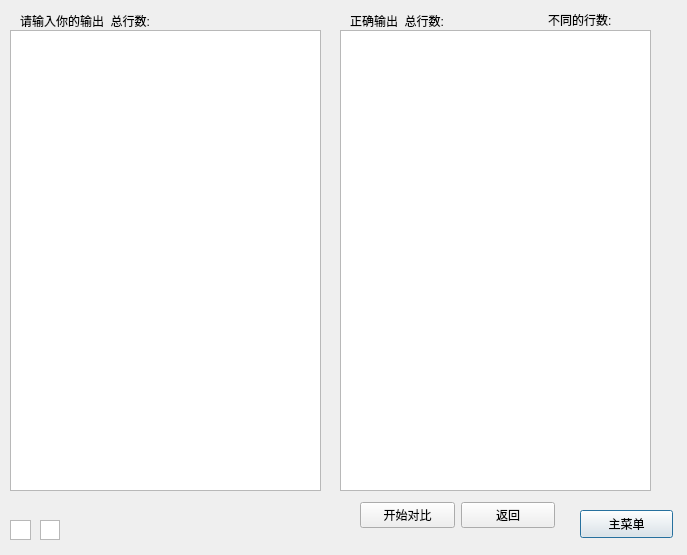
<?xml version="1.0" encoding="UTF-8"?>
<ui version="4.0">
 <class>Dialog</class>
 <widget class="QDialog" name="Dialog">
  <property name="geometry">
   <rect>
    <x>0</x>
    <y>0</y>
    <width>687</width>
    <height>555</height>
   </rect>
  </property>
  <property name="windowTitle">
   <string>Dialog</string>
  </property>
  <widget class="QTextEdit" name="correctext">
   <property name="geometry">
    <rect>
     <x>340</x>
     <y>30</y>
     <width>311</width>
     <height>461</height>
    </rect>
   </property>
  </widget>
  <widget class="QTextEdit" name="wrongtext">
   <property name="geometry">
    <rect>
     <x>10</x>
     <y>30</y>
     <width>311</width>
     <height>461</height>
    </rect>
   </property>
  </widget>
  <widget class="QPushButton" name="tomainbt">
   <property name="geometry">
    <rect>
     <x>580</x>
     <y>510</y>
     <width>93</width>
     <height>28</height>
    </rect>
   </property>
   <property name="text">
    <string>主菜单</string>
   </property>
  </widget>
  <widget class="QWidget" name="horizontalLayoutWidget">
   <property name="geometry">
    <rect>
     <x>360</x>
     <y>500</y>
     <width>195</width>
     <height>31</height>
    </rect>
   </property>
   <layout class="QHBoxLayout" name="horizontalLayout">
    <item>
     <widget class="QPushButton" name="confirmbt">
      <property name="text">
       <string>开始对比</string>
      </property>
     </widget>
    </item>
    <item>
     <widget class="QPushButton" name="totestbt">
      <property name="text">
       <string>返回</string>
      </property>
     </widget>
    </item>
   </layout>
  </widget>
  <widget class="QLabel" name="label">
   <property name="geometry">
    <rect>
     <x>20</x>
     <y>10</y>
     <width>241</width>
     <height>21</height>
    </rect>
   </property>
   <property name="text">
    <string>请输入你的输出  总行数:</string>
   </property>
  </widget>
  <widget class="QLabel" name="label_2">
   <property name="geometry">
    <rect>
     <x>350</x>
     <y>10</y>
     <width>131</width>
     <height>21</height>
    </rect>
   </property>
   <property name="text">
    <string>正确输出  总行数:</string>
   </property>
  </widget>
  <widget class="QListWidget" name="wlistWidget">
   <property name="geometry">
    <rect>
     <x>10</x>
     <y>520</y>
     <width>21</width>
     <height>20</height>
    </rect>
   </property>
  </widget>
  <widget class="QListWidget" name="clistWidget">
   <property name="geometry">
    <rect>
     <x>40</x>
     <y>520</y>
     <width>20</width>
     <height>20</height>
    </rect>
   </property>
  </widget>
  <widget class="QLabel" name="label_3">
   <property name="geometry">
    <rect>
     <x>548</x>
     <y>10</y>
     <width>111</width>
     <height>20</height>
    </rect>
   </property>
   <property name="text">
    <string>不同的行数:</string>
   </property>
  </widget>
  <widget class="QLabel" name="wTextLines">
   <property name="geometry">
    <rect>
     <x>200</x>
     <y>10</y>
     <width>69</width>
     <height>19</height>
    </rect>
   </property>
   <property name="text">
    <string/>
   </property>
  </widget>
  <widget class="QLabel" name="cTextLines">
   <property name="geometry">
    <rect>
     <x>480</x>
     <y>10</y>
     <width>61</width>
     <height>19</height>
    </rect>
   </property>
   <property name="text">
    <string/>
   </property>
  </widget>
  <widget class="QLabel" name="difLines">
   <property name="geometry">
    <rect>
     <x>630</x>
     <y>10</y>
     <width>51</width>
     <height>20</height>
    </rect>
   </property>
   <property name="text">
    <string/>
   </property>
  </widget>
 </widget>
 <resources/>
 <connections/>
</ui>
